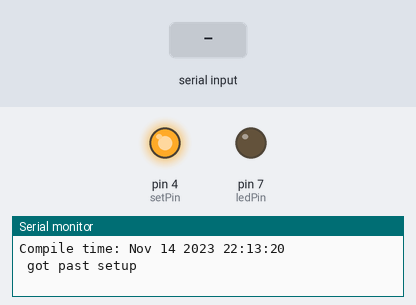
Bench run of a sketch on a simulated Arduino Uno, built with avr-gcc and run on an emulated ATmega328P. Shown: output pins drawn as LEDs (lit = HIGH), the last lines printed to the serial monitor. Dashed ring = blinking. The inputs (shaded band) are chosen by the test bench.

Above: at 1.7 s.
1.8 s: "B" received over the second serial link
At 3.2 s:
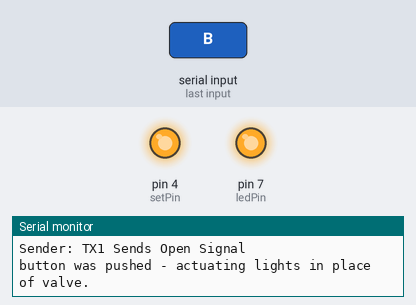
3.6 s: "C" received over the second serial link
At 5.25 s:
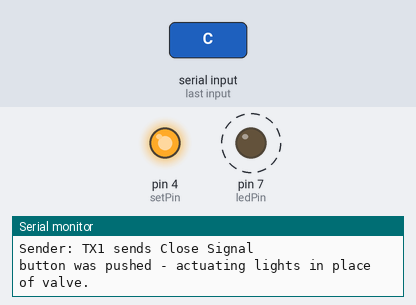
Timing chart, 0 to 6.8 s (numbered marks = the images above; inputs shaded):
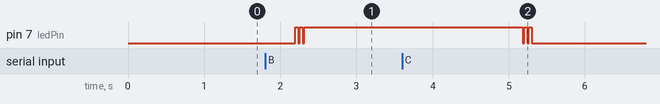

Measured:
- after the input at 1.8 s, pin 7 (ledPin): alternates HIGH for 0.04 s and LOW for 0.02 s, 5 changes in all, then stays HIGH, starting after 0.40 s
- after the input at 3.6 s, pin 7 (ledPin): alternates HIGH for 0.04 s and LOW for 0.02 s, 5 changes in all, then stays LOW, starting after 1.6 s

The sketch:

receiver_rev1_button.ino
```cpp
#include <SoftwareSerial.h>
#define setPin 4
#define ledPin 7

int IS_OPEN = 0;

// set up time and time function
unsigned long initialMillis = millis();
void calculateTime();

// declare functions
void buttonReact();
void displayValveStatus();
void dataStamp();

// set up Reading from HC12 module
SoftwareSerial HC12(3, 2);         // HC-12 TX Pin, HC-12 RX Pin
byte incomingByte;
String readBuffer = "";
int n;

void setup() {

  Serial.begin(9600);                   // Open serial port to computer

  // print the compile time
  Serial.print("Compile time: ");
  Serial.print(__DATE__);
  Serial.print(" ");
  Serial.println(__TIME__);

  // start HC12 serial
  HC12.begin(9600);

  // set pins
  pinMode(setPin, OUTPUT);
  pinMode(ledPin, OUTPUT);
  digitalWrite(setPin, LOW);
  delay(250);
  HC12.write("AT+DEFAULT");
  delay(250);
  digitalWrite(setPin, HIGH);          // HC-12 normal, transparent mode
  Serial.print("\n\n got past setup\n");
}

void loop() {
  delay(100);

  // read data from HC12 module
  while (HC12.available()) {             // If HC-12 has data
    incomingByte = HC12.read();          // Store each icoming byte from HC-12
    readBuffer += char(incomingByte);    // Add each byte to ReadBuffer string variable
  }
  delay(100);
  while (Serial.available()) {
    HC12.write(Serial.read());
  }
  delay(50);

  // open the data and use it
  if (readBuffer != "") {
    dataStamp();
    if (readBuffer == "B") {
      Serial.println("Sender: TX1 Sends Open Signal");
      buttonReact();
      IS_OPEN = 1;
      digitalWrite(ledPin,HIGH);
    } else;
    if (readBuffer == "C") {
      Serial.println("Sender: TX1 sends Close Signal");
      buttonReact();
      IS_OPEN = 0;
      digitalWrite(ledPin,LOW);
    } else;
    delay(100);
    n++;
  }
  readBuffer = "";
  delay(1000);
  displayValveStatus();

}


void buttonReact(){
    Serial.println("\nbutton was pushed - actuating lights in place of valve.");
    digitalWrite(ledPin,HIGH);
    delay(40);
    digitalWrite(ledPin,LOW);
    delay(20);
    digitalWrite(ledPin,HIGH);
    delay(40);
    digitalWrite(ledPin,LOW);
    delay(20);
    digitalWrite(ledPin,HIGH);
    delay(40);
    digitalWrite(ledPin,LOW);

    return 0;
}

// print the status of the peripheral
void displayValveStatus(){
  if (IS_OPEN) {
    Serial.println("Valve would be open.");
  }
  else {
    Serial.println("Valve would be closed.");
  }
  return 0;
}

// function to alert console that data rx, time of reception, and the message
void dataStamp(){
    Serial.println("DATA RECEIVED!!!");
    Serial.println("**************************");
    calculateTime();
    HC12.print(readBuffer);
    Serial.print("Message #");
    Serial.print(n);
    Serial.print(": ");
    Serial.println(readBuffer);
}

// Function to calculate current time
void calculateTime() {
  unsigned long currentMillis = millis();
  unsigned long timeDifference = currentMillis - initialMillis;

  // Convert to hours, minutes, and seconds
  unsigned long seconds = (timeDifference/1000) % 60;
  unsigned long minutes = (timeDifference/1000)/60;
  unsigned long hours = (timeDifference/1000)/3600;

  // Printing
  Serial.print("Reported at compile time (");
  Serial.print(__DATE__);
  Serial.print(" ");
  Serial.print(__TIME__);
  Serial.print(") + ");
  Serial.print(hours);
  Serial.print(" hours, ");
  Serial.print(minutes);
  Serial.print(" min, ");
  Serial.print(seconds);
  Serial.println(" sec. Year of our Lord.");

  return 0;
}
```
